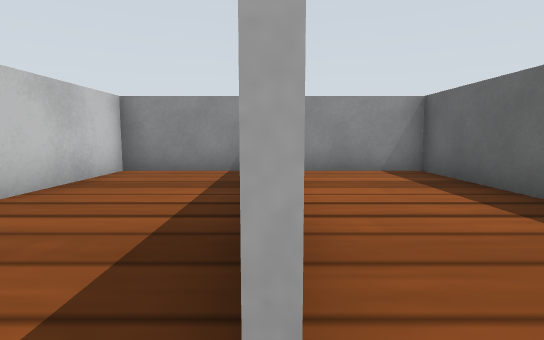
View 1 (above)

19 first-person views from a walk through a world built for the Gazebo simulator. The camera is 0.16 m above the floor, tilts 6° down and sees 80° across. The floor is counted in squares, 0.2 m on a side. Each view is taken from the middle of a square. On the plan, view 1 faces up. The plan holds only what a view shows up to about 11 squares ahead; the rest is blank. Simple patterns stand in for the simulator's built-in surfaces.

View 2
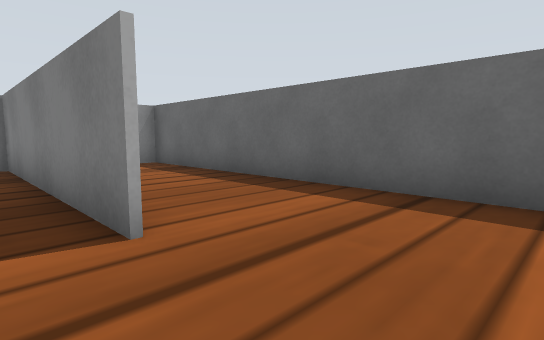

View 3
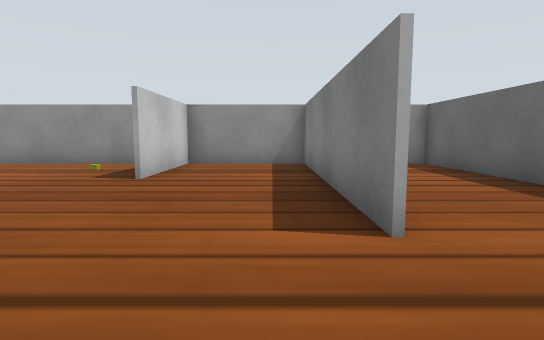

View 4
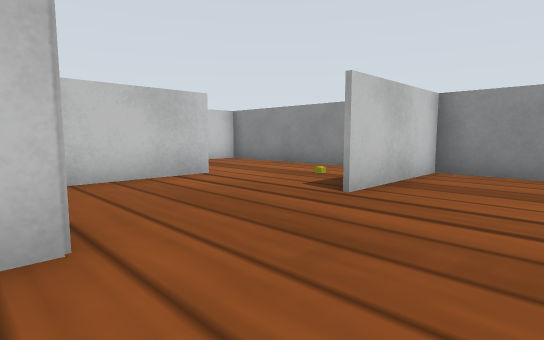

View 5
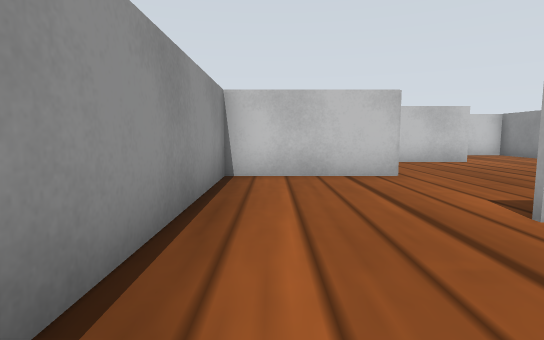

View 6
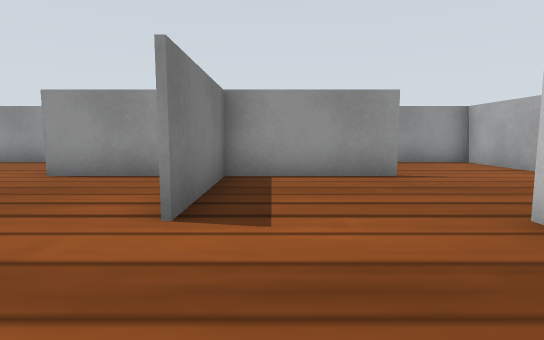

View 7
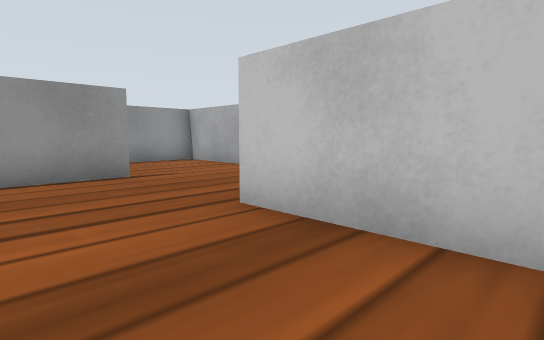

View 8
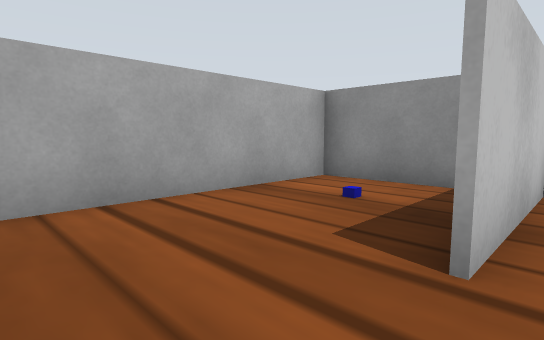

View 9
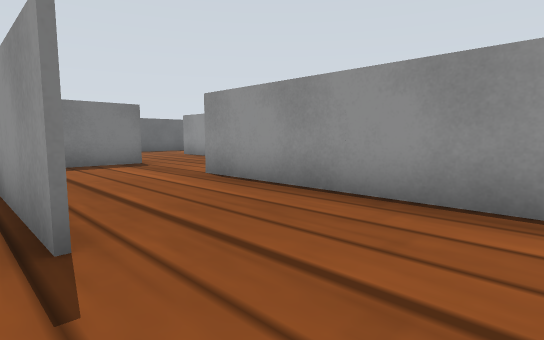

View 10
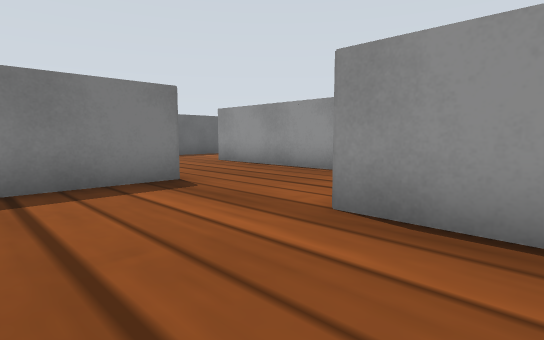

View 11
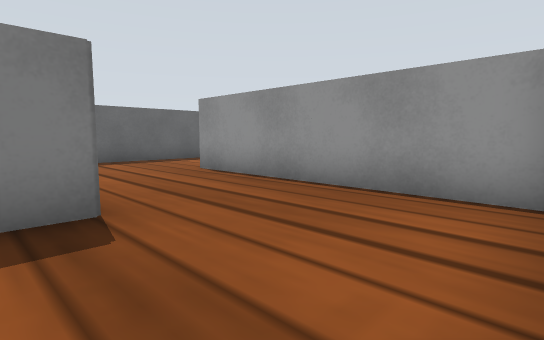

View 12
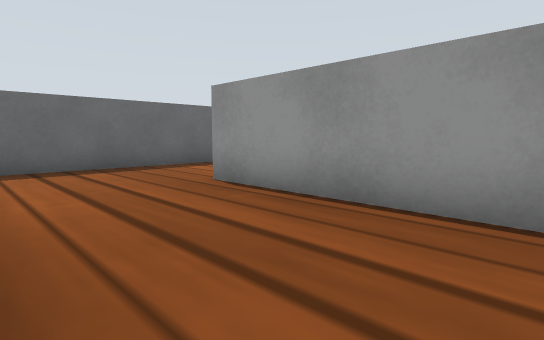

View 13
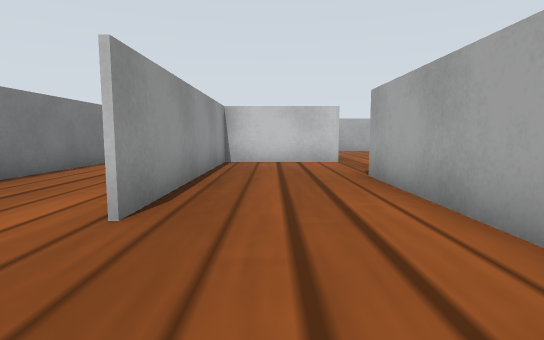

View 14
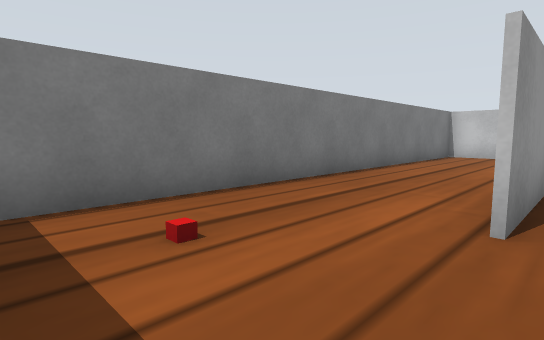

View 15
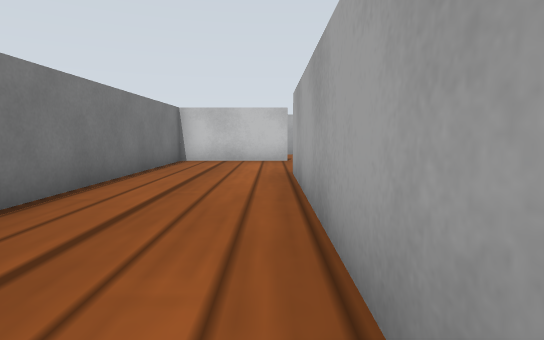

View 16
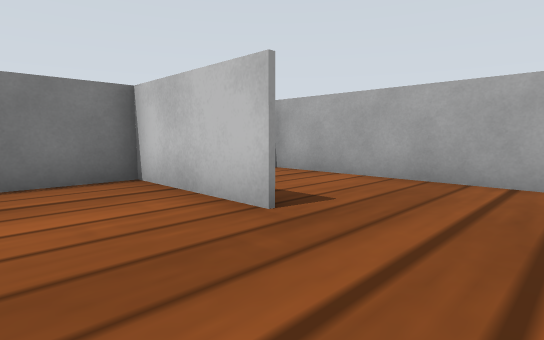

View 17
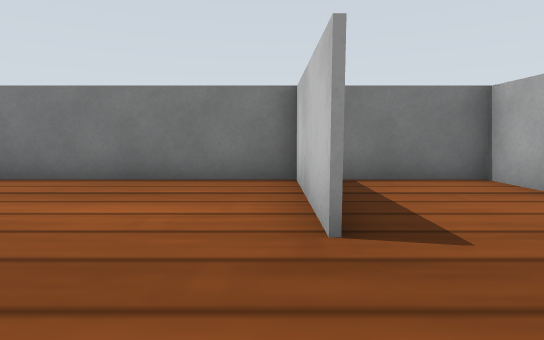

View 18
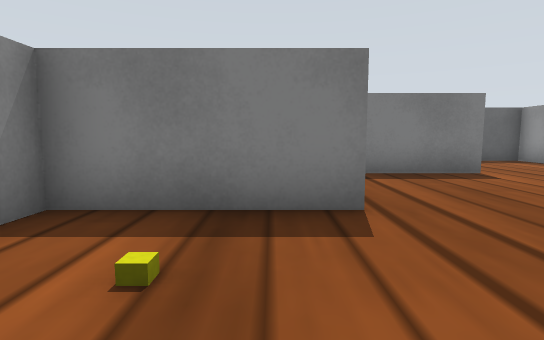

View 19
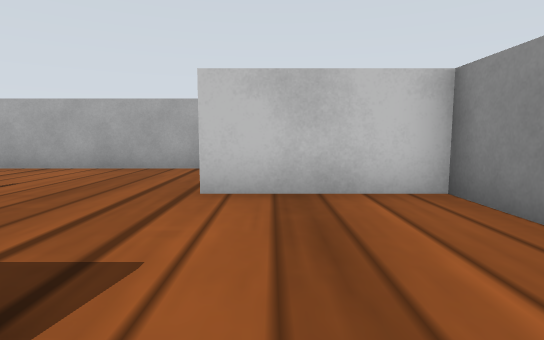

### Floor plan
Ten units are one square. View 1 is at (0, 0); x grows to the right and y downward. Boxes are objects, and circles mark ways between rooms. Rooms are numbered by the first view taken in them; rooms with no view inside come last. Other rooms are left out.
<svg viewBox="-145 -80 185 185">
<path fill="none" stroke="#000" d="M-4 30 35 30 35 -75 8 -75M-34 -6 -34 30 -4 30M-106 -6 -71 -6 -71 -40M-105 -75 -105 -40M-75 -75 -140 -75 -140 -5M-140 -5 -140 30 -69 30M-36 30 -36 4M8 30 -36 30M35 65 35 36M-69 30 -69 65 0 65M-5 65 -70 65M-105 65 -105 100M-110 99 28 99M35 89 35 65M-69 -40 -69 -12M-36 -39 -36 -75M-40 -75 -75 -75M-58 -6 -34 -6M-34 -75 -34 -40M0 -4 0 -75 -40 -75M-140 45 -140 99 -110 99"/>
<circle cx="0" cy="10" r="3" fill="#2a7"/>
<circle cx="-20" cy="-10" r="3" fill="#2a7"/>
<circle cx="-120" cy="-10" r="3" fill="#2a7"/>
<circle cx="-70" cy="-55" r="3" fill="#2a7"/>
<circle cx="-55" cy="30" r="3" fill="#2a7"/>
<circle cx="15" cy="60" r="3" fill="#2a7"/>
<circle cx="-110" cy="50" r="3" fill="#2a7"/>
<circle cx="-40" cy="-25" r="3" fill="#2a7"/>
<text x="20" y="-20">1</text>
<text x="-20" y="10">2</text>
<text x="-100" y="-40">3</text>
<text x="-90" y="10">4</text>
<text x="-10" y="50">5</text>
<text x="-40" y="70">6</text>
<text x="-60" y="-50">7</text>
<text x="-20" y="-40">8</text>
<text x="-120" y="60">9</text>
</svg>
Room 1 opens to room 2. Room 2 opens to room 8. Room 3 opens to room 4. Room 3 opens to room 7. Room 4 opens to room 5. Room 5 opens to room 6. Room 6 opens to room 9. Room 7 opens to room 8.

Where each view was taken, in squares from view 1:
view 1: 0 up, 0 right, facing up
view 2: 2 down, 1 left, facing up-right
view 3: 2 down, 1 left, facing up
view 4: 0 up, 1 left, facing up-left
view 5: 2 down, 3 right, facing left
view 6: 7 up, 8 left, facing down
view 7: 7 up, 8 left, facing down-left
view 8: 2 up, 10 left, facing up-left
view 9: 1 up, 13 left, facing down-right
view 10: 0 up, 9 left, facing down-right
view 11: 2 down, 7 left, facing down-right
view 12: 3 down, 5 left, facing down-right
view 13: 5 down, 3 right, facing left
view 14: 6 down, 3 right, facing down-left
view 15: 7 down, 0 right, facing left
view 16: 4 down, 8 left, facing down-left
view 17: 4 down, 10 left, facing down
view 18: 5 up, 7 left, facing right
view 19: 5 up, 6 left, facing left
